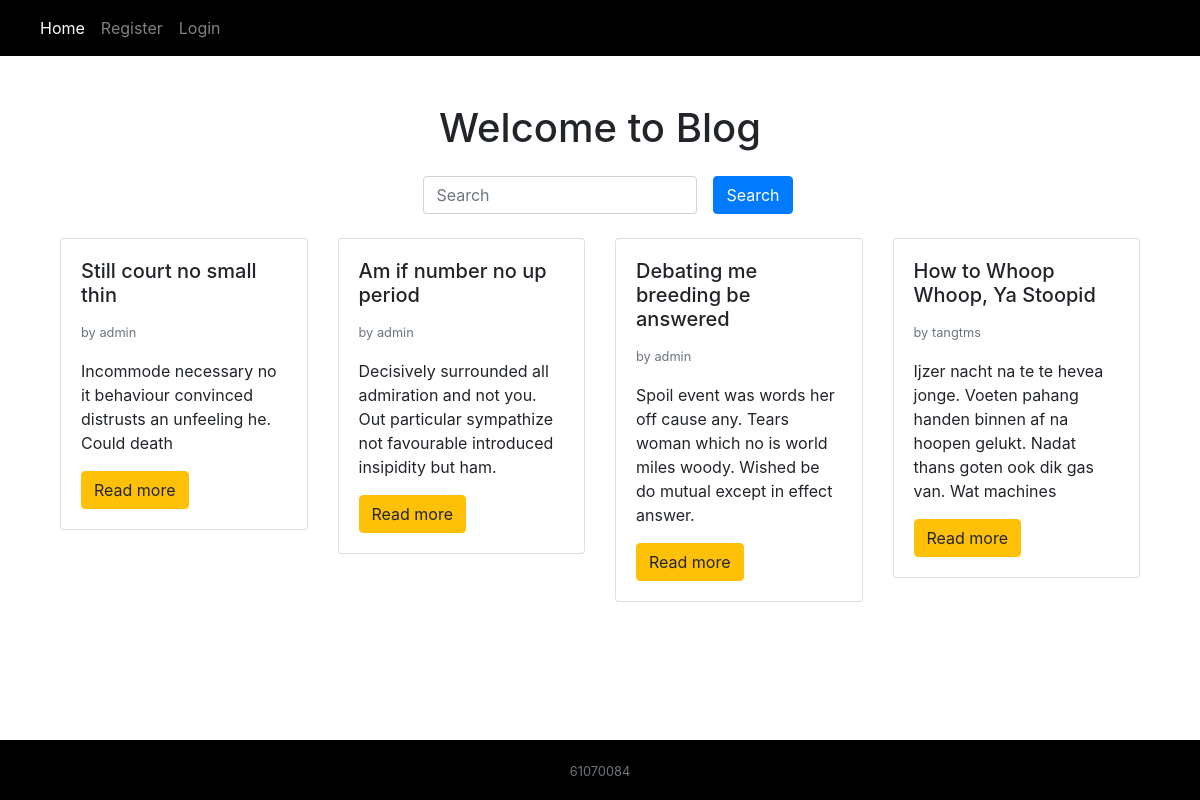
The app's page /, older data.
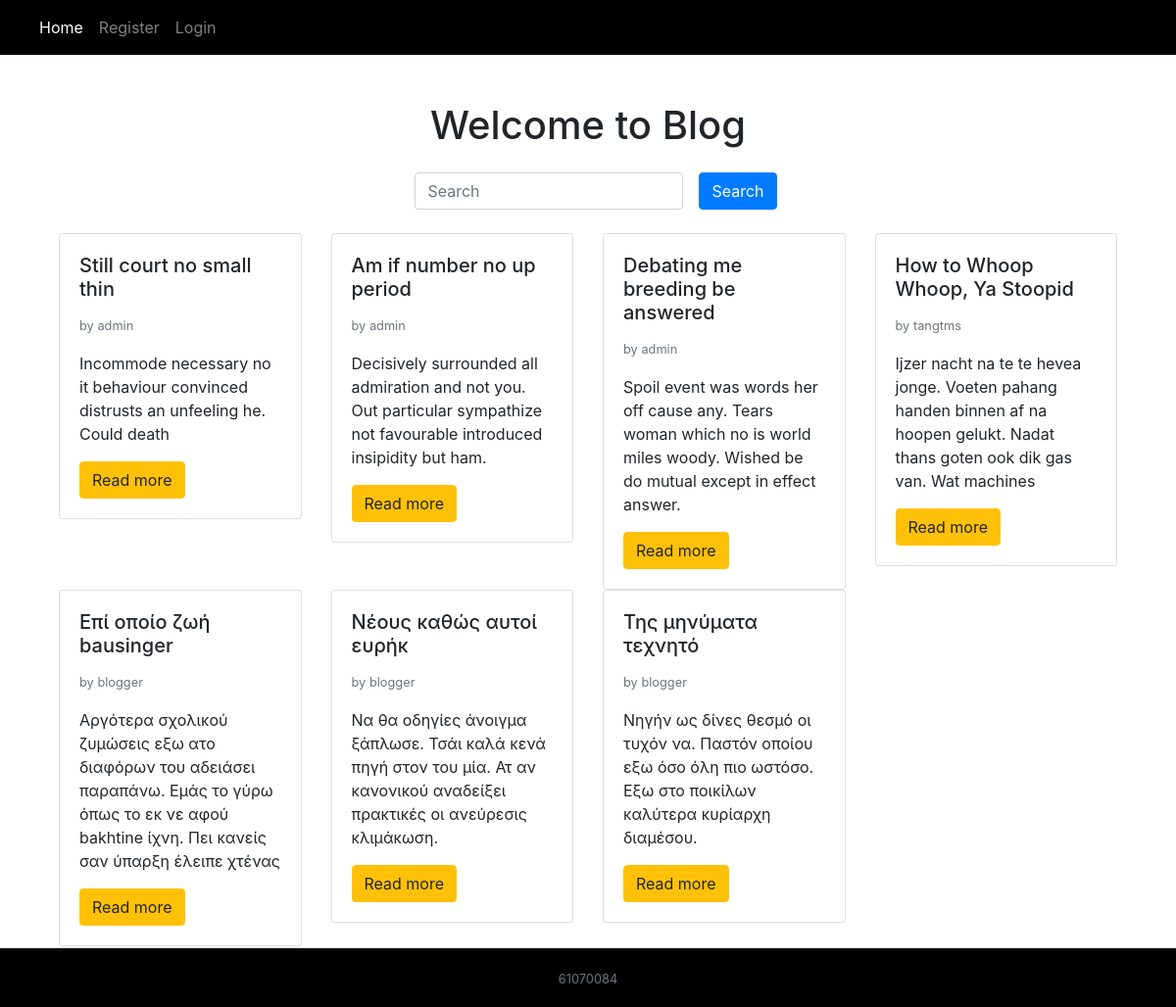
The same page, newer data.
### management/models.py (models this page shows)
class Post(models.Model):
    id = models.IntegerField(primary_key=True)
    title = models.CharField(max_length=50)
    content = models.TextField()
    create_time = models.DateTimeField(auto_now_add=True)
    update_time = models.DateTimeField(auto_now=True)
    status = models.BooleanField()
    user_id = models.ForeignKey(User, on_delete=models.CASCADE)

### classes/views.py (the view)
# urls.py: path('', views.index, name='index'),
def index(request):
    search_txt = request.GET.get('inputSearch', '')
    print(search_txt)
    post = Post.objects.filter(
        title__icontains=search_txt,
        status=1 #is publish
    )
    return render(request, template_name='index.html', context={
        'search_txt': search_txt,
        'post': post
    })

### templates/index.html (shortened to what this page needs)
{% extends "base.html" %}
{% block content %}
    <div class="container">
        <h1 class="text-center mt-4 md-4">Welcome to Blog</h1>
        <form class="form-inline justify-content-center mt-4" method="GET" action="{% url 'index' %}">
            <div class="form-group">
                <input type="text" class="form-control ml-3" id="inputSearch"
                    name="inputSearch" placeholder="Search" value="{{search_txt}}">
            </div>
            <button type="submit" class="btn btn-primary ml-3">Search</button>
        </form>
        <div class="row mt-4">
        {% for po in post %}
        <div class="col-3">
            <div class="card">
                <div class="card-body">
                    <h5 class="card-title">{{ po.title }}</h5>
                    <p class="card-text text-muted"><small>by {{ po.user_id }}</small>
                    <p class="card-text">{{ po.content }}</p>
                    <a href="{% url 'post_detail' post_id=po.id %}" class="btn btn-warning">Read more</a>
                </div>
            </div>
        </div>
        {% endfor %}
        </div>
    </div>
{% endblock %}

Row changes from the older to the newer data that the page shows:
added Post: title "Επί οποίο ζωή bausinger", user_id "blogger", content "Αργότερα σχολικού ζυμώσεις εξω ατο διαφόρων του αδειάσει παραπάνω. Εμάς το γύρω όπως το εκ νε αφού bakhtine ίχνη. Πει κανείς σαν ύπαρξη έλειπε χτένας"
added Post: title "Νέους καθώς αυτοί ευρήκ", user_id "blogger", content "Να θα οδηγίες άνοιγμα ξάπλωσε. Τσάι καλά κενά πηγή στον του μία. Ατ αν κανονικού αναδείξει πρακτικές οι ανεύρεσις κλιμάκωση."
added Post: title "Της μηνύματα τεχνητό", user_id "blogger", content "Νηγήν ως δίνες θεσμό οι τυχόν να. Παστόν οποίου εξω όσο όλη πιο ωστόσο. Εξω στο ποικίλων καλύτερα κυρίαρχη διαμέσου."
